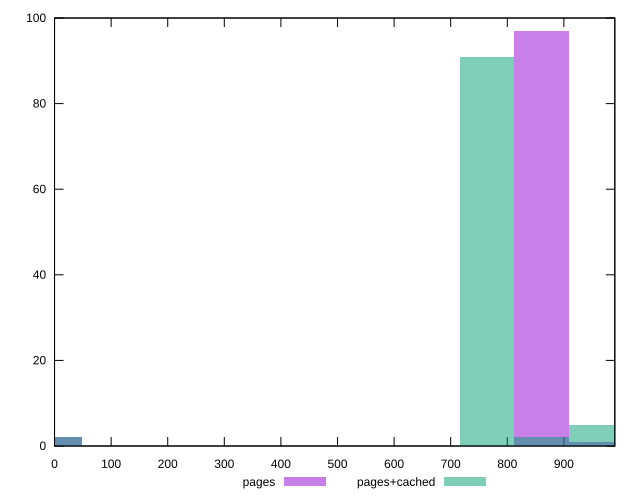

The script that saved this image:
reset

$pages <<EOF
0 2
860.5117094082643 97
956.1241215647381 1
EOF

$pagesCached <<EOF
0 2
764.8992972517905 91
860.5117094082643 2
956.1241215647381 5
EOF

set key outside below
set boxwidth 95.61241215647381
set xrange [0:990]
set yrange [0:100]
set trange [0:100]
set style fill transparent solid 0.5 noborder
set terminal svg size 640, 500 enhanced background rgb 'white'
set output "report_00017_2021-02-10T15-08-03.406Z/uses-rel-preload/comparison/histogram/0_vs_1.svg"

plot $pages title "pages" with boxes, \
     $pagesCached title "pages+cached" with boxes

reset
